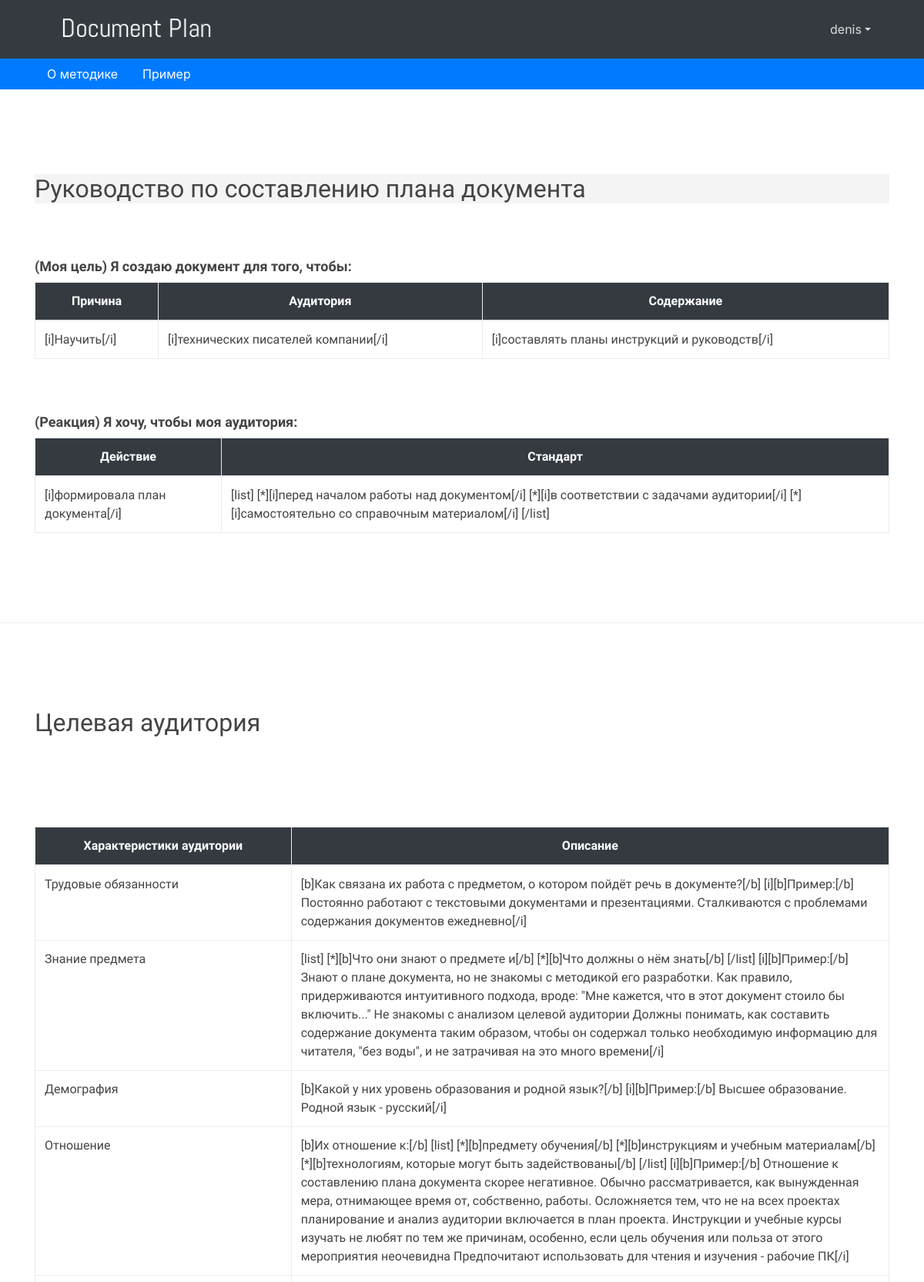
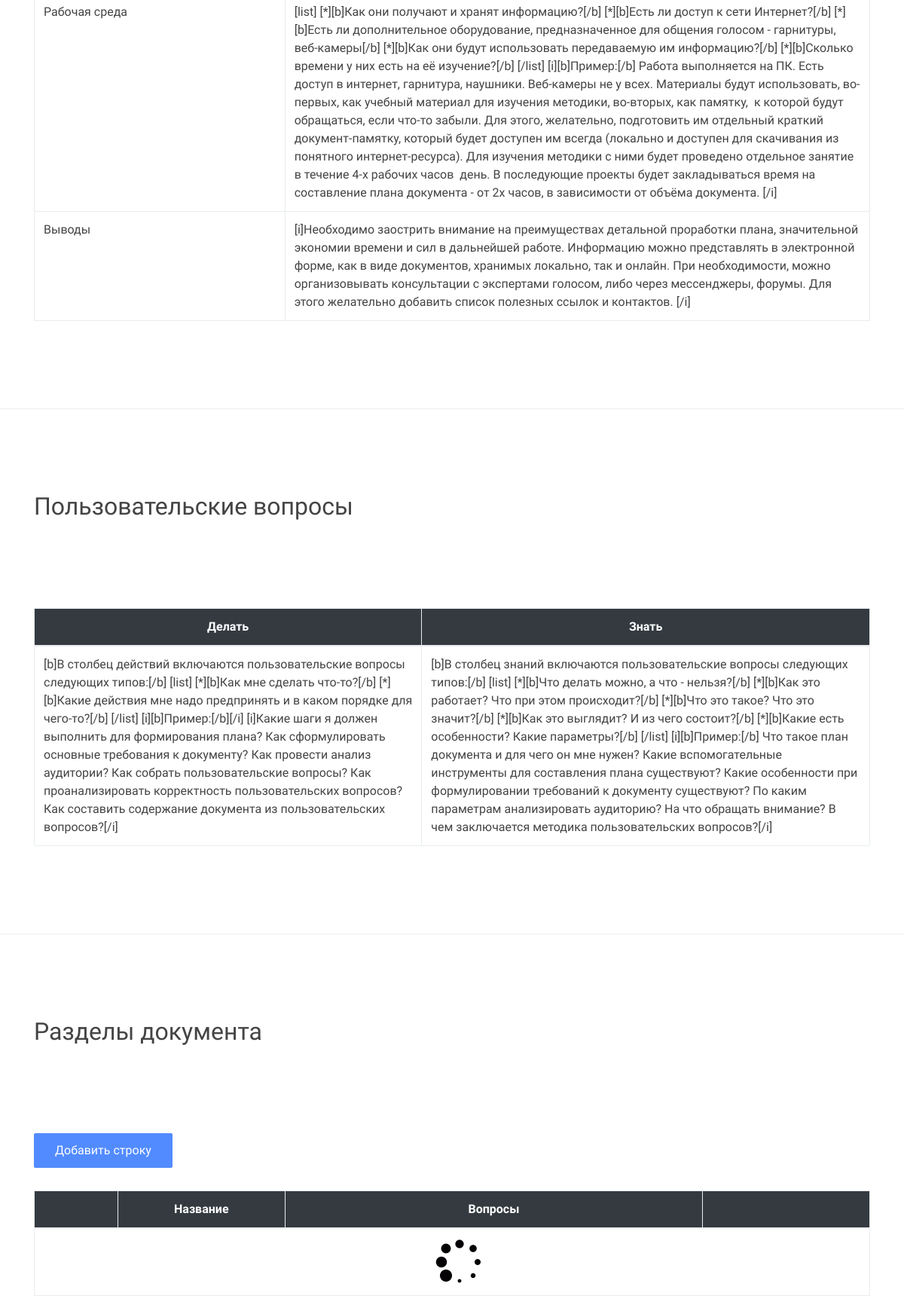
The app's page /docplan/1/edit/ (signed in, upper part) with its own data (2 pictures, top to bottom).
### doc_plan/models.py (models this page shows, shortened)
class Project(models.Model):
    name = models.CharField(max_length=200, verbose_name=_("название проекта"))
    aim_action = models.TextField(blank=True, verbose_name=_("действие"))
    aim_auditory = models.TextField(blank=True, verbose_name=_("аудитория"))
    aim_content = models.TextField(blank=True, verbose_name=_("содержание"))
    reaction_action = models.TextField(blank=True, verbose_name=_("реакция"))
    reaction_standart = models.TextField(blank=True, verbose_name=_("стандарт"))
    auditory_duty = models.TextField(blank=True, verbose_name=_("обязанности"))
    auditory_knowledge = models.TextField(blank=True, verbose_name=_("знания"))
    auditory_demography = models.TextField(blank=True, verbose_name=_("демография"))
    auditory_relations = models.TextField(blank=True, verbose_name=_("отношения"))
    auditory_environment = models.TextField(blank=True, verbose_name=_("окружение"))
    auditory_resume = models.TextField(blank=True, verbose_name=_("выводы"))
    question_actions = models.TextField(blank=True, verbose_name=_("процедуры"))
    question_knowledges = models.TextField(blank=True, verbose_name=_("знания"))
    chapters_order = models.ManyToManyField("Chapter", through="ChapterOrder", blank=True, verbose_name=_("разделы"), related_name='chapters_order')
    created_at = models.DateField(auto_now_add=True)
    created_by = models.ForeignKey(User, on_delete=models.CASCADE)
    objects = PlanManager()
    def __str__(self):
        return self.name
    class Meta:
        verbose_name = _("проект")
        verbose_name_plural = _("проекты")
        ordering = ["-created_at"]

### doc_plan/views.py (the view, shortened to what this page needs)
# urls.py: path('<str:plan_id>/edit/', login_required(views.PlanEditView.as_view()), name='edit_plan'),
class PlanEditView(TemplateView):
    template_name = 'plan/plan_edit.html'
    default_plan_id = None
    sample_plan_id = 1
    def get_context_data(self, **kwargs):
        context = {
            'edit': True,
            'sample_plan_id': self.sample_plan_id,
            'sample_plan_url': reverse('view_plan', args=[self.sample_plan_id]),
            'about_method_url': reverse('plan_creation'),
        }
        if kwargs['plan_id'] == 'new':
            try:
                plan = Project.objects.get(id=self.default_plan_id)
            except Project.DoesNotExist:
                plan =  _('Название нового плана')
            context['plan'] = plan
        else:
            context = add_plan_data(self.request, context, kwargs['plan_id'])
        return context

### doc_plan/utils.py (called while the page is built)
def add_plan_data(request, context= {}, plan_id= None):
	if not plan_id:
		return context
	user = request.user
	try:
		plan = Project.objects.get(id = plan_id)
		context['plan'] = plan
		context['chapters'] = []
		for chapter_order in ChapterOrder.objects.filter(project=plan).order_by('order'):
			context['chapters'].append(chapter_order.chapter)
	except Project.DoesNotExist:
		raise Http404
	return context

### doc_plan/templates/plan/plan_edit.html (shortened to what this page needs)
{% extends "base.html" %}
{% load static %}
{% load i18n %}
{% block content %}
{% include 'plan/actions_block_edit.html' %}
{% include 'plan/plan_data.html' %}
{% include 'plan/chapters_data.html' %}
{% endblock %}

### document_plan/templates/header.html (shortened to what this page needs)
{% load static %}
{% load i18n %}
<header class="bg-dark">
    <div class="container">
      <nav class="navbar navbar-expand-md no-gutters">
        <div class="col-3 text-left">
          <a href="/docplan/">
            <img src="{% static "/imgs/logo.png" %}" height="60" alt="image">
          </a>
        </div>
        <div class="collapse navbar-collapse navbar-collapse-4 justify-content-center col-md-6" id="navbarNav7">
        </div>
         <div class="collapse navbar-collapse navbar-collapse-4">
           <ul class="navbar-nav ml-auto justify-content-end">
        {% if not user.is_authenticated %}
            <li class="nav-item">
              <a class="nav-link" href="/accounts/login/">{% trans 'войти'|capfirst %}</a>
            </li>
            <li class="nav-item">
              <a class="nav-link" href="/accounts/signup/">{% trans 'регистрация'|capfirst %}</a>
            </li>
          </ul>
        </div>
        {% else %}
            <li class="nav-item dropdown">
              <a class="nav-link dropdown-toggle" data-toggle="dropdown" href="#" role="button" aria-haspopup="true" aria-expanded="false">{{ user.username }}</a>
            </li>
          </ul>
        </div>
        {% endif %}
      </nav>
    </div>
  </header>

### doc_plan/templates/plan/plan_data.html
{% load static %}
{% load i18n %}
{% load bbcode_tags %}
 <section class="fdb-block">
    <div class="container">
     <div class="row">
        <div class="col text-left">
          {% if edit %}
            <h2 id="name" js-plan-id="{{plan.id}}" class="plan inline_editing" contenteditable="true">{{plan|bbcode|safe}}</h2>
          {% else %}
            <h2>{{plan|bbcode|safe}}</h2>
          {% endif %}
        </div>
      </div>
      <div class="row-50"></div>
      <div class="row">
        <div class="col text-left">
          <h3><strong>{% trans '(Моя цель) Я создаю документ для того, чтобы:' %}</strong></h3>
          <table class="table table-bordered">
            <thead>
              <tr>
                <th>{% trans 'Причина' %}</th>
                <th>{% trans 'Аудитория' %}</th>
                <th>{% trans 'Содержание' %}</th>
              </tr>
            </thead>
            <tbody>
            {% if edit %}
              <tr>
                <td><div id="aim_action" class="plan inline_editing" contenteditable="true">{{plan.aim_action|bbcode|safe}}</div></td>
                <td><div id="aim_auditory" class="plan inline_editing" contenteditable="true">{{plan.aim_auditory|bbcode|safe}}</div></td>
                <td><div id="aim_content" class="plan inline_editing" contenteditable="true">{{plan.aim_content|bbcode|safe}}</div></td>
              </tr>
            {% else %}
              <tr>
                <td>{{plan.aim_action|bbcode|safe}}</td>
                <td>{{plan.aim_auditory|bbcode|safe}}</td>
                <td>{{plan.aim_content|bbcode|safe}}</td>
              </tr>
            {% endif %}
            </tbody>
          </table>
        </div>
      </div>
      <div class="row-50"></div>
      <div class="row">
        <div class="col text-left">
          <h3><strong>{% trans '(Реакция) Я хочу, чтобы моя аудитория:' %}</strong></h3>
          <table class="table table-bordered">
            <thead>
              <tr>
                <th>{% trans 'Действие' %}</th>
                <th>{% trans 'Стандарт' %}</th>
              </tr>
            </thead>
            <tbody>
              {% if edit %}
              <tr>
                <td><div id="reaction_action" class="plan inline_editing" contenteditable="true">{{plan.reaction_action|bbcode|safe}}</div></td>
                <td><div id="reaction_standart" class="plan inline_editing" contenteditable="true">{{plan.reaction_standart|bbcode|safe}}</div></td>
              </tr>
              {% else %}
              <tr>
                <td>{{plan.reaction_action|bbcode|safe}}</td>
                <td>{{plan.reaction_standart|bbcode|safe}}</td>
              </tr>
            {% endif %}
            </tbody>
          </table>
        </div>
      </div>
    </div>
  </section>
  <section class="fdb-block">
    <div class="container">
      <div class="row">
        <div class="col text-left">
          <h2>{% trans 'Целевая аудитория' %}</h2>
        </div>
      </div>
      <div class="row-100"></div>
      <div class="row text-left">
        <div class="col-sm-12">
          <table class="table table-bordered">
            <thead>
              <tr>
                <th style="width:30%">{% trans 'Характеристики аудитории' %}</th>
                <th style="width:70%">{% trans 'Описание' %}</th>
              </tr>
            </thead>
            <tbody>
              <tr>
                <td>{% trans 'Трудовые обязанности' %}</td>
                {% if edit %}
                <td><div id="auditory_duty" class="plan inline_editing" contenteditable="true">{{plan.auditory_duty|bbcode|safe}}</div></td>
                {% else %}
                <td>{{plan.auditory_duty|bbcode|safe}}</td>
                {% endif %}
              </tr>
              <tr>
                <td>{% trans 'Знание предмета' %}</td>
                {% if edit %}
                <td><div id="auditory_knowledge" class="plan inline_editing" contenteditable="true">{{plan.auditory_knowledge|bbcode|safe}}</div></td>
                {% else %}
                <td>{{plan.auditory_knowledge|bbcode|safe}}</td>
                {% endif %}
              </tr>
              <tr>
                <td>{% trans 'Демография' %}</td>
                {% if edit %}
                <td><div id="auditory_demography" class="plan inline_editing" contenteditable="true">{{plan.auditory_demography|bbcode|safe}}</div></td>
                {% else %}
                <td>{{plan.auditory_demography|bbcode|safe}}</td>
                {% endif %}
               </tr>
              <tr>
                <td>{% trans 'Отношение' %}</td>
                {% if edit %}
                <td><div id="auditory_relations" class="plan inline_editing" contenteditable="true">{{plan.auditory_relations|bbcode|safe}}</div></td>
                {% else %}
                <td>{{plan.auditory_relations|bbcode|safe}}</td>
                {% endif %}
               </tr>
              <tr>
                <td>{% trans 'Рабочая среда' %}</td>
                {% if edit %}
                <td><div id="auditory_environment" class="plan inline_editing" contenteditable="true">{{plan.auditory_environment|bbcode|safe}}</div></td>
                {% else %}
                <td>{{plan.auditory_environment|bbcode|safe}}</td>
                {% endif %}
                </tr>
              <tr>
                <td>{% trans 'Выводы' %}</td>
                {% if edit %}
                <td><div id="auditory_resume" class="plan inline_editing" contenteditable="true">{{plan.auditory_resume|bbcode|safe}}</div></td>
                {% else %}
                <td>{{plan.auditory_resume|bbcode|safe}}</td>
                {% endif %}
               </tr>
            </tbody>
          </table>
        </div>
      </div>
    </div>
  </section>
  <section class="fdb-block">
    <div class="container">
      <div class="row">
        <div class="col text-left">
          <h2>{% trans 'Пользовательские вопросы' %}</h2>
        </div>
      </div>
      <div class="row-100"></div>
      <div class="row text-left">
        <div class="col-sm-12">
          <table class="table table-bordered">
            <thead>
              <tr>
                <th>{% trans 'Делать' %}</th>
                <th>{% trans 'Знать' %}</th>
              </tr>
            </thead>
            <tbody>
              <tr>
                {% if edit %}
                <td><div id="question_actions" class="plan inline_editing" contenteditable="true">{{plan.question_actions|bbcode|safe}}</div></td>
                <td><div id="question_knowledges" class="plan inline_editing" contenteditable="true">{{plan.question_knowledges|bbcode|safe}}</div></td>
                {% else %}
                <td>{{plan.question_actions|bbcode|safe}}</td>
                <td>{{plan.question_knowledges|bbcode|safe}}</td>
                {% endif %}
              </tr>
            </tbody>
          </table>
        </div>
      </div>
    </div>
  </section>

### doc_plan/static/css/froala_blocks.css (style rules this page uses)
.fdb-block { font-family: 'Roboto', sans-serif; font-size: 16px; line-height: 1.5; -webkit-font-smoothing: antialiased; -moz-osx-font-smoothing: grayscale; text-rendering: optimizelegibility; padding: 100px 0; color: #444444; position: relative; background-size: cover; background-position: center; overflow: hidden; background-color: #FFFFFF; }
.fdb-block h2, .fdb-block .text-h2 { font-size: 2rem; margin-bottom: .5em; margin-top: .3em; font-weight: 400; }
.fdb-block h3, .fdb-block .text-h3 { font-size: 1.125rem; margin-bottom: .5em; margin-top: .3em; font-weight: 400; }
.fdb-block .row-100 { height: 100px; width: 100%; }
.fdb-block .row-50 { height: 50px; width: 100%; }
header { background-color: #FFFFFF; }
header .navbar-nav a.nav-link { color: #777; }
header.bg-dark .navbar-nav a.nav-link { color: #dcdcdc; }
.bg-dark { background-color: #2d313c; color: #f2f2f2; }

### doc_plan/static/css/docplan.css (style rules this page uses)
html { position: relative; min-height: 100%; }
body { margin-bottom: 101px; }
th { background-color: #343A40; color: white; text-align: center; }
#name { background-color: #F4F4F4; }

### document_plan/templates/base.html (style rules this page uses)
.fdb-block { border-bottom: solid 1px #EEE; }

### records on screen
Project: name "Руководство по составлению плана документа", aim_action|bbcode "[i]Научить[/i]", aim_auditory|bbcode "[i]технических писателей компании[/i]", aim_content|bbcode "[i]составлять планы инструкций и руководств[/i]", reaction_action|bbcode "[i]формировала план документа[/i]", reaction_standart|bbcode "[list] [*][i]перед началом работы над документом[/i] [*][i]в соответствии с задачами аудитории[/i] [*][i]самостоятельно со справочным материалом[/i] [/list]", auditory_duty|bbcode "[b]Как связана их работа с предметом, о котором пойдёт речь в документе?[/b] [i][b]Пример:[/b] Постоянно работают с текстовыми документами и презентациями. Сталкиваются с проблемами содержания документов ежедневно[/i]", auditory_knowledge|bbcode "[list] [*][b]Что они знают о предмете и[/b] [*][b]Что должны о нём знать[/b] [/list] [i][b]Пример:[/b] Знают о плане документа, но не знакомы с методикой его разработки. Как правило, придерживаются интуитивного подхода, вроде: \"Мне кажется, что в этот документ стоило бы включить...\" Не знакомы с анализом целевой аудитории Должны понимать, как составить содержание документа таким образом, чтобы он содержал только необходимую информацию для читателя, \"без воды\", и не затрачивая на это много времени[/i]", auditory_demography|bbcode "[b]Какой у них уровень образования и родной язык?[/b] [i][b]Пример:[/b] Высшее образование. Родной язык - русский[/i]", auditory_relations|bbcode "[b]Их отношение к:[/b] [list] [*][b]предмету обучения[/b] [*][b]инструкциям и учебным материалам[/b] [*][b]технологиям, которые могут быть задействованы[/b] [/list] [i][b]Пример:[/b] Отношение к составлению плана документа скорее негативное. Обычно рассматривается, как вынужденная мера, отнимающее время от, собственно, работы. Осложняется тем, что не на всех проектах планирование и анализ аудитории включается в план проекта. Инструкции и учебные курсы изучать не любят по тем же причинам, особенно, если цель обучения или польза от этого мероприятия неочевидна Предпочитают использовать для чтения и изучения - рабочие ПК[/i]", auditory_environment|bbcode "[list] [*][b]Как они получают и хранят информацию?[/b] [*][b]Есть ли доступ к сети Интернет?[/b] [*][b]Есть ли дополнительное оборудование, предназначенное для общения голосом - гарнитуры, веб-камеры[/b] [*][b]Как они будут использовать передаваемую им информацию?[/b] [*][b]Сколько времени у них есть на её изучение?[/b] [/list] [i][b]Пример:[/b] Работа выполняется на ПК. Есть доступ в интернет, гарнитура, наушники. Веб-камеры не у всех. Материалы будут использовать, во-первых, как учебный материал для изучения методики, во-вторых, как памятку, к которой будут обращаться, если что-то забыли. Для этого, желательно, подготовить им отдельный краткий документ-памятку, который будет доступен им…", auditory_resume|bbcode "[i]Необходимо заострить внимание на преимуществах детальной проработки плана, значительной экономии времени и сил в дальнейшей работе. Информацию можно представлять в электронной форме, как в виде документов, хранимых локально, так и онлайн. При необходимости, можно организовывать консультации с экспертами голосом, либо через мессенджеры, форумы. Для этого желательно добавить список полезных ссылок и контактов. [/i]", question_actions|bbcode "[b]В столбец действий включаются пользовательские вопросы следующих типов:[/b] [list] [*][b]Как мне сделать что-то?[/b] [*][b]Какие действия мне надо предпринять и в каком порядке для чего-то?[/b] [/list] [i][b]Пример:[/b][/i] [i]Какие шаги я должен выполнить для формирования плана? Как сформулировать основные требования к документу? Как провести анализ аудитории? Как собрать пользовательские вопросы? Как проанализировать корректность пользовательских вопросов? Как составить содержание документа из пользовательских вопросов?[/i]", question_knowledges|bbcode "[b]В столбец знаний включаются пользовательские вопросы следующих типов:[/b] [list] [*][b]Что делать можно, а что - нельзя?[/b] [*][b]Как это работает? Что при этом происходит?[/b] [*][b]Что это такое? Что это значит?[/b] [*][b]Как это выглядит? И из чего состоит?[/b] [*][b]Какие есть особенности? Какие параметры?[/b] [/list] [i][b]Пример:[/b] Что такое план документа и для чего он мне нужен? Какие вспомогательные инструменты для составления плана существуют? Какие особенности при формулировании требований к документу существуют? По каким параметрам анализировать аудиторию? На что обращать внимание? В чем заключается методика пользовательских вопросов?[/i]"

### other values on screen
{{ user.username }} "denis"
